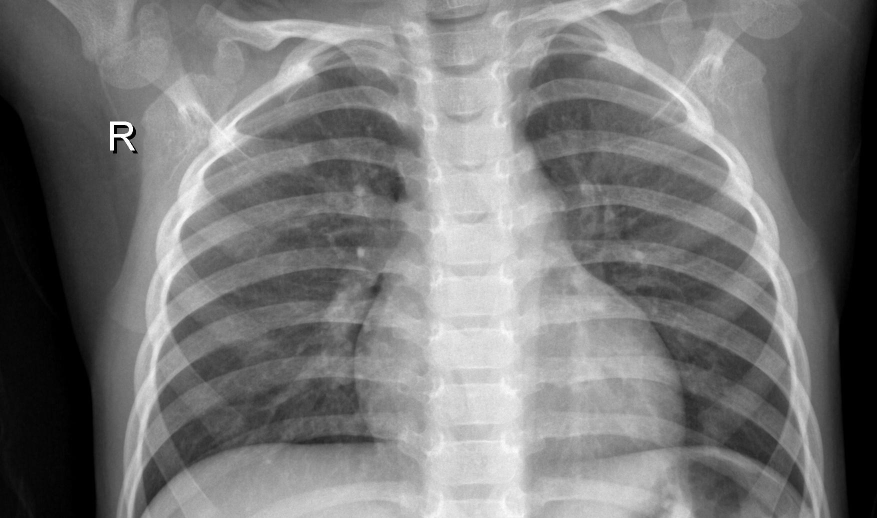
#> input picture RawData/NORMAL/IM-0091-0001.jpeg, 1754 x 1036 px (shown at 1/2 size); its folder holds only this picture in this run
$ python CropMaxSquare.py   (older library calls are emulated)
#> lines starting #> are read from the running program, lines starting #| are printed output that depends on the picture
import glob
import os
from PIL import Image
from operator import itemgetter

path_normal = 'RawData\\NORMAL'
path_pneumnia = 'RawData\\PNEUMONIA'

# the code trys to corp/export center of the original img so that lung is the focus

limit = 300
zoom_factor = 0.95

root_export = 'center_crop_'+str(limit)+'\\'
if not os.path.exists(root_export):
    os.makedirs(root_export)

normal_export = root_export+'\\normal\\'
if not os.path.exists(normal_export):
    os.makedirs(normal_export)

bacteria_export = root_export+'\\bacteria\\'
if not os.path.exists(bacteria_export):
    os.makedirs(bacteria_export)

virus_export = root_export+'\\virus\\'
if not os.path.exists(virus_export):
    os.makedirs(virus_export)

# this function crops the given image's center base on the width and height parameters
def crop_center(pil_img, crop_width, crop_height):
    img_width, img_height = pil_img.size
    return pil_img.crop(((img_width - crop_width) // 2,
                         (img_height - crop_height) // 2,
                         (img_width + crop_width) // 2,
                         (img_height + crop_height) // 2))

# this function identifies the max size square dimentions, it also zooms that dimention by 0.95 that can be cropped from given image
def crop_max_square(pil_img,zoom):
    return crop_center(pil_img, int((min(pil_img.size))*zoom), int((min(pil_img.size))*zoom))


normalImgList = glob.glob(path_normal + "/*.jpeg")
normalExport_count = 0
for eachImg in normalImgList:
    #print (eachNormalImg.split('\\')[1])
    im = Image.open(eachImg)
#> im is the input picture: PIL image 1754x1036 L; min 0, max 255, mean 119.5
    width, height = im.size
#> width = 1754; height = 1036
    if(width >= limit and height >= limit):
        im_center_crop = crop_max_square(im,zoom_factor)
#> in crop_center, `return pil_img.crop(((img_width - crop_width) // 2, (img_height - crop..`:
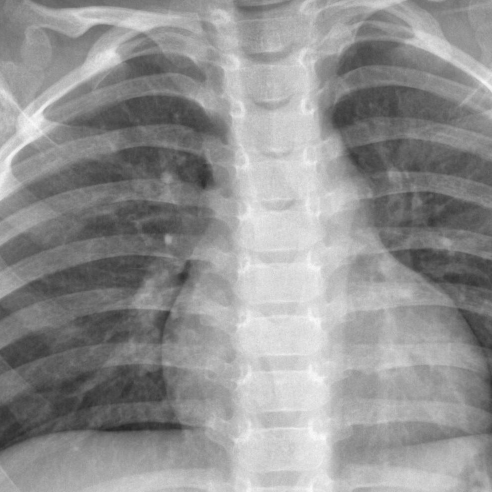
#> returned value: PIL image 984x984 L (shown at 1/2 size); min 36, max 255, mean 145.6
        # after the cropping, the following line resize the final image into limit x limit size and save to directory
        im_center_crop = im_center_crop.resize((limit, limit), Image.ANTIALIAS)
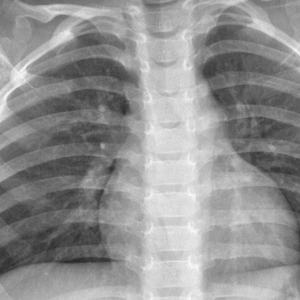
#> im_center_crop: PIL image 300x300 L; min 38, max 250, mean 145.6
#> (the run stopped early here; a loop or call above may not have finished)

$ run again, on RawData/NORMAL/IM-0510-0001.jpeg
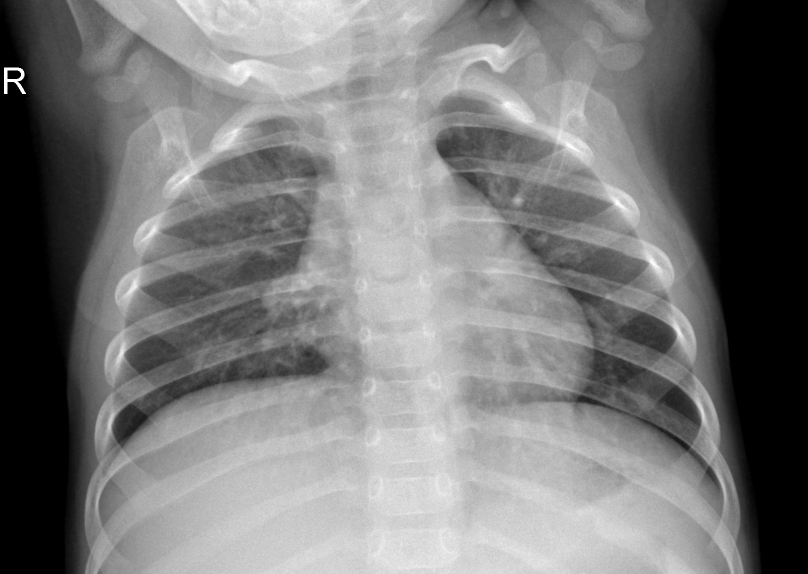
#> input picture RawData/NORMAL/IM-0510-0001.jpeg, 1616 x 1147 px (shown at 1/2 size)
#> im is the input picture: PIL image 1616x1147 L; min 0, max 255, mean 120.6
#> in crop_center, `return pil_img.crop(((img_width - crop_width) // 2, (img_height - crop..`:
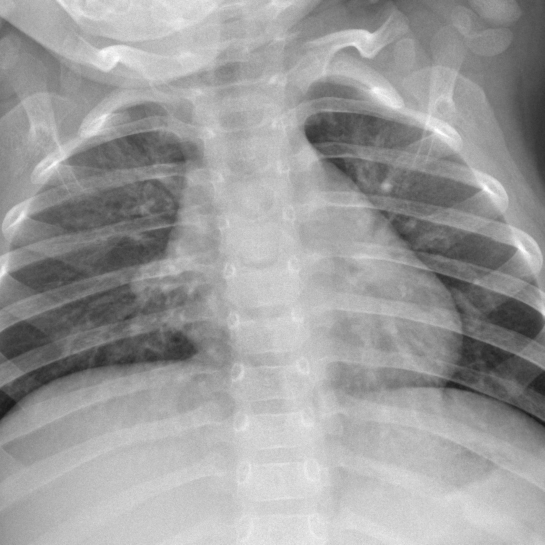
#> returned value: PIL image 1089x1089 L (shown at 1/2 size); min 22, max 255, mean 156.1
#> `im_center_crop = im_center_crop.resize((limit, limit), Image.ANTIALIAS)`:
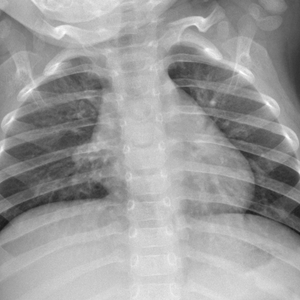
#> im_center_crop: PIL image 300x300 L; min 23, max 255, mean 156.1

$ run again, on RawData/NORMAL/IM-0629-0001.jpeg
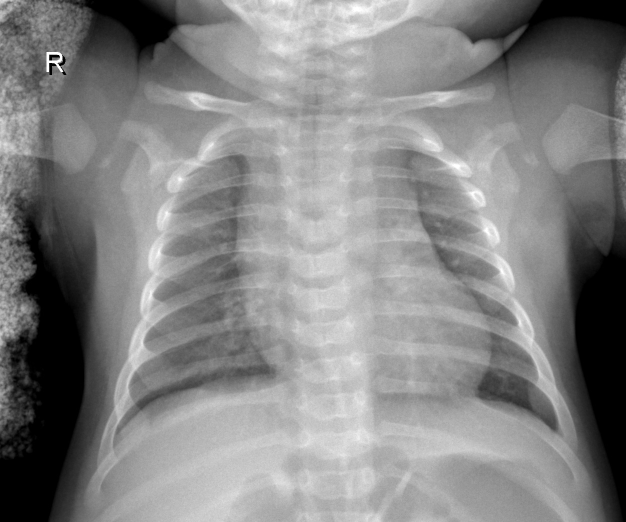
#> input picture RawData/NORMAL/IM-0629-0001.jpeg, 1252 x 1044 px (shown at 1/2 size)
#> im is the input picture: PIL image 1252x1044 L; min 0, max 255, mean 131.5
#> in crop_center, `return pil_img.crop(((img_width - crop_width) // 2, (img_height - crop..`:
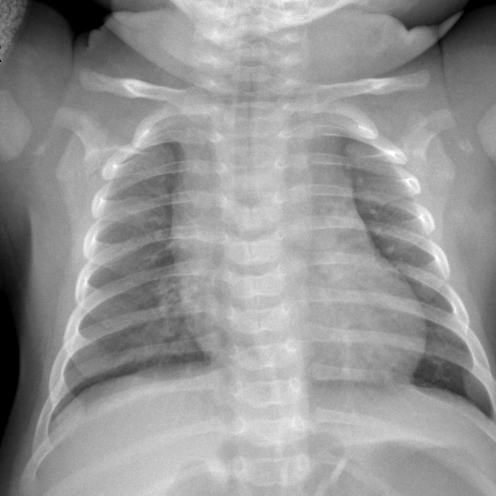
#> returned value: PIL image 991x991 L (shown at 1/2 size); min 0, max 255, mean 149.2
#> `im_center_crop = im_center_crop.resize((limit, limit), Image.ANTIALIAS)`:
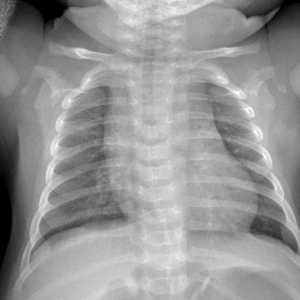
#> im_center_crop: PIL image 300x300 L; min 0, max 255, mean 149.2

$ run again, on RawData/NORMAL/NORMAL2-IM-0559-0001.jpeg
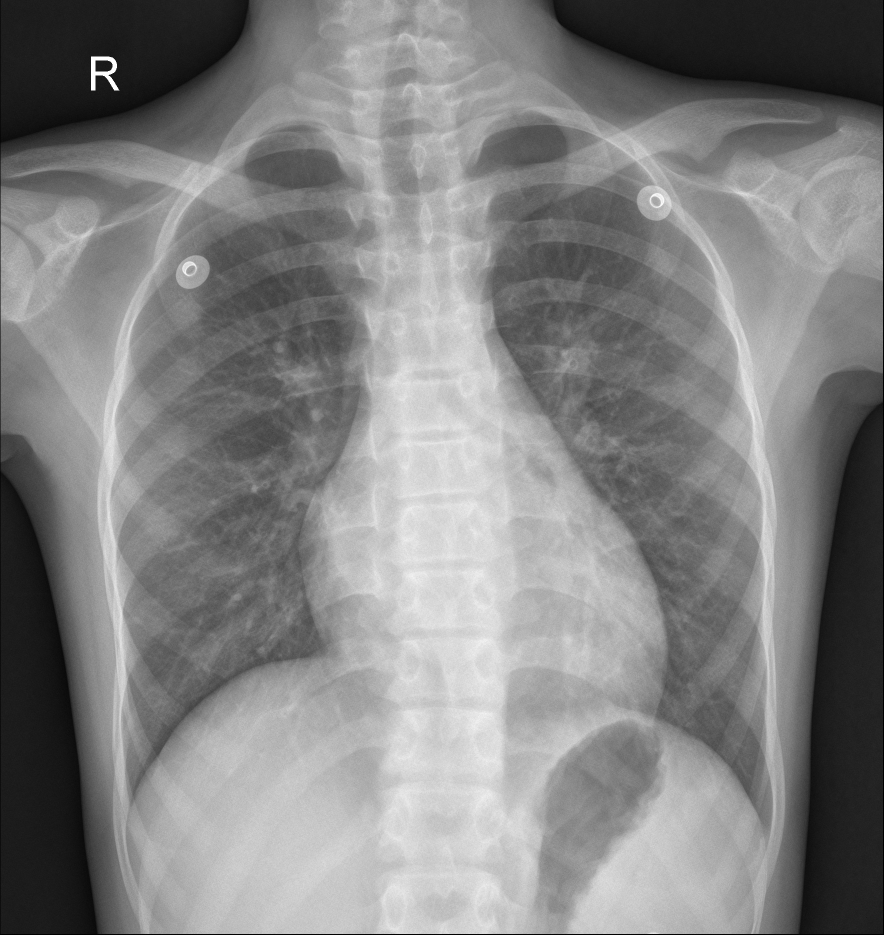
#> input picture RawData/NORMAL/NORMAL2-IM-0559-0001.jpeg, 1767 x 1869 px (shown at 1/2 size)
#> im is the input picture: PIL image 1767x1869 L; min 0, max 255, mean 130.2
#> in crop_center, `return pil_img.crop(((img_width - crop_width) // 2, (img_height - crop..`:
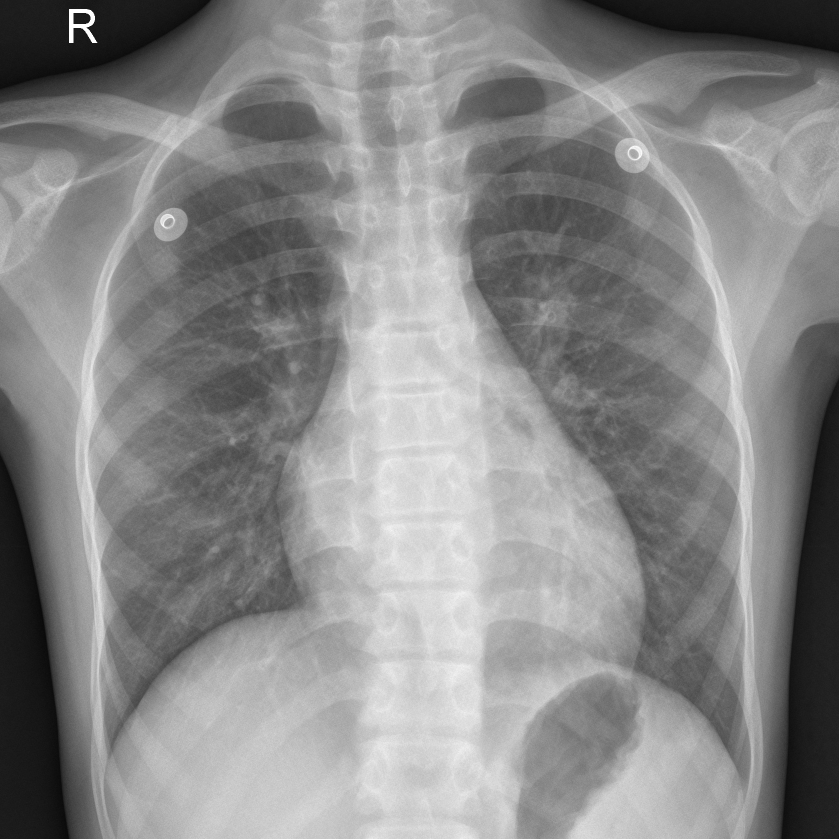
#> returned value: PIL image 1678x1678 L (shown at 1/2 size); min 7, max 255, mean 136.5
#> `im_center_crop = im_center_crop.resize((limit, limit), Image.ANTIALIAS)`:
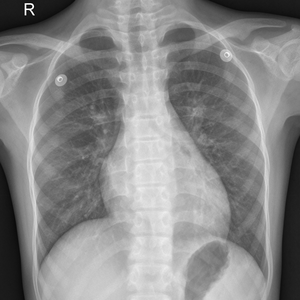
#> im_center_crop: PIL image 300x300 L; min 0, max 255, mean 136.5

$ run again, on RawData/NORMAL/IM-0162-0001.jpeg
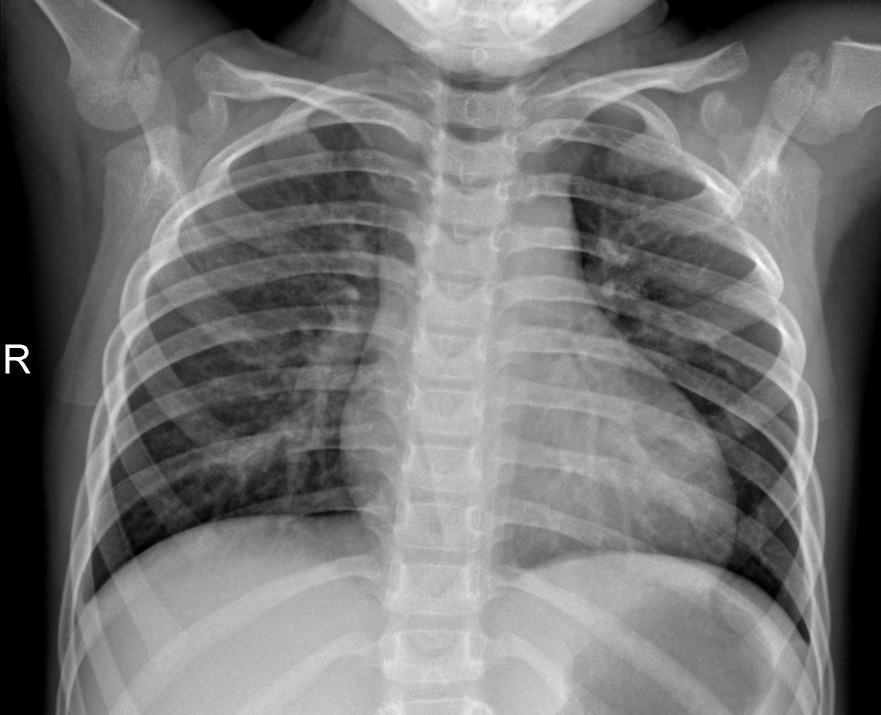
#> input picture RawData/NORMAL/IM-0162-0001.jpeg, 1762 x 1430 px (shown at 1/2 size)
#> im is the input picture: PIL image 1762x1430 L; min 0, max 255, mean 116.6
#> in crop_center, `return pil_img.crop(((img_width - crop_width) // 2, (img_height - crop..`:
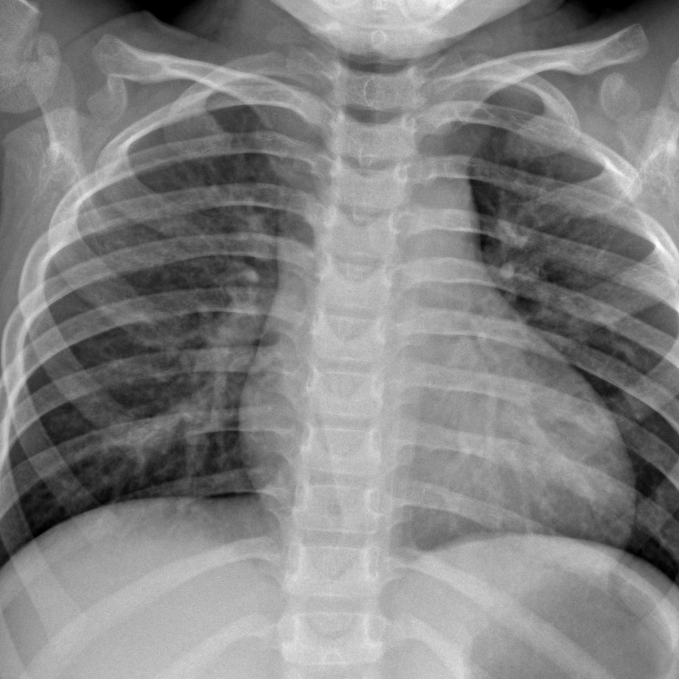
#> returned value: PIL image 1358x1358 L (shown at 1/2 size); min 0, max 255, mean 129.8
#> `im_center_crop = im_center_crop.resize((limit, limit), Image.ANTIALIAS)`:
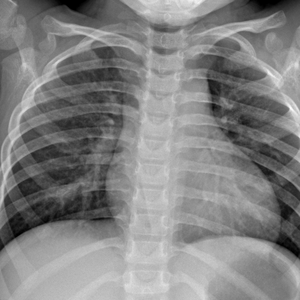
#> im_center_crop: PIL image 300x300 L; min 0, max 254, mean 129.8
